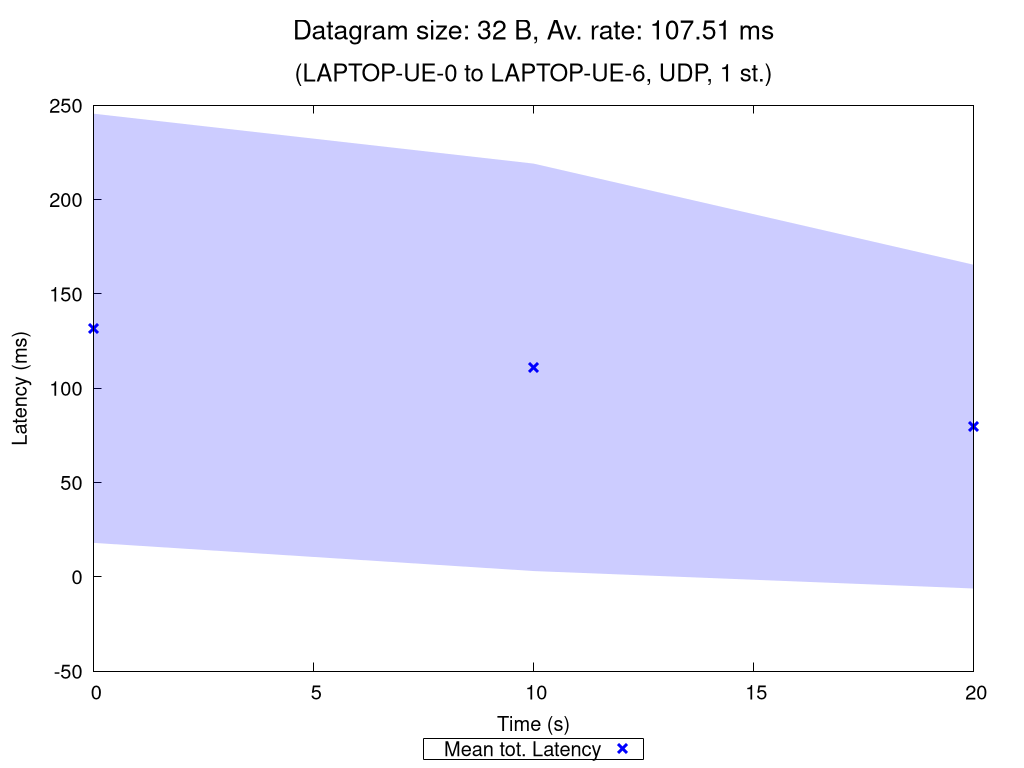

Reproduce this figure in gnuplot.
set terminal pngcairo nocrop enhanced size 1024,768 font "Verdana,15"
set output "UDP_1_st_2020_11_02_11-43-13_one2two_00032B.png"

set title "{/=20 Datagram size: 32 B, Av. rate: 107.51 ms}\n\n{/=18 (LAPTOP-UE-0 to LAPTOP-UE-6, UDP, 1 st.)}"

set xlabel "Time (s)"
set ylabel "Latency (ms)"
set ytics nomirror
set key bmargin center horizontal box samplen 1 width -1
set bmargin 4.6
set rmargin 4.5

rf = 1.0  # rate factor
set style fill transparent solid 0.2 noborder
set autoscale xfix
plot "UDP_1_st_2020_11_02_11-43-13_one2two_00032B_iperf_processed.dat" using 1:($2/rf-$3/rf):($2/rf+$3/rf) with filledcurves lc rgb "blue" notitle, \
     "" using 1:($2/rf) with points pt 2 ps 1.5 lw 3 lc rgb "blue" title "Mean tot. Latency", \
